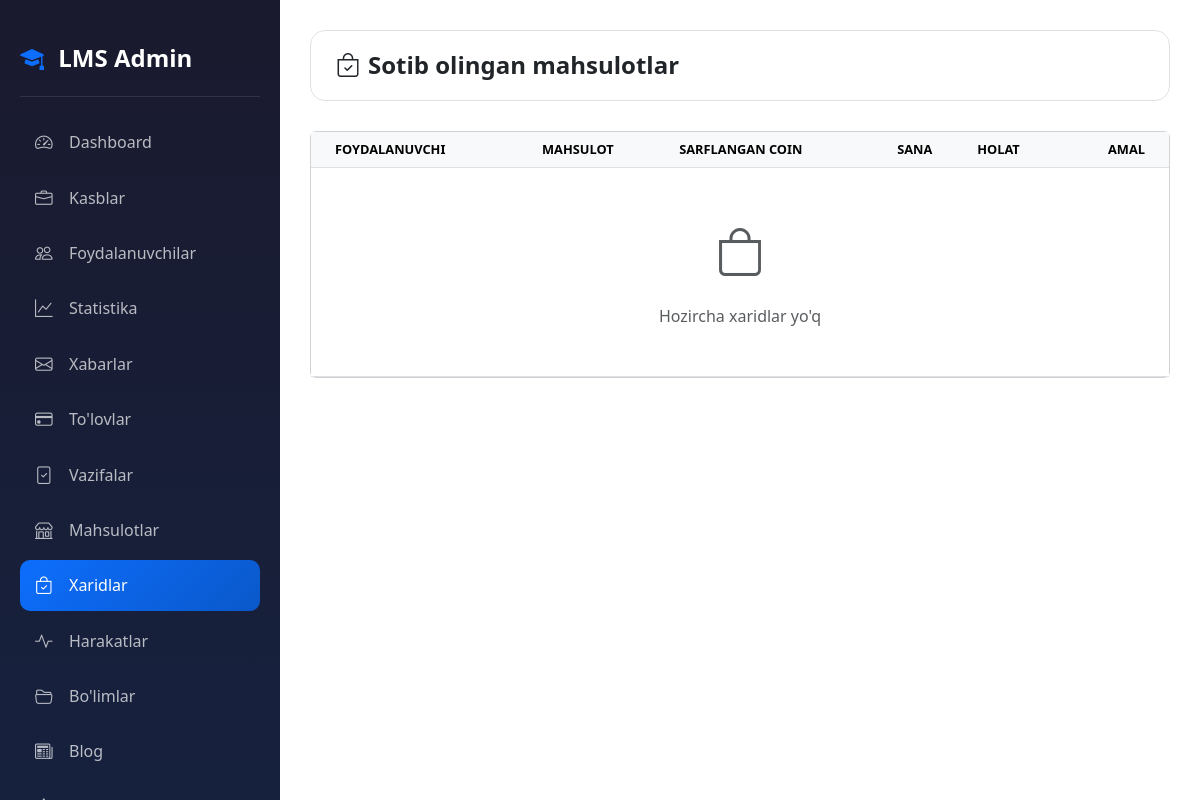
Before: /dashboard/purchases/ (signed in) with the older database file.
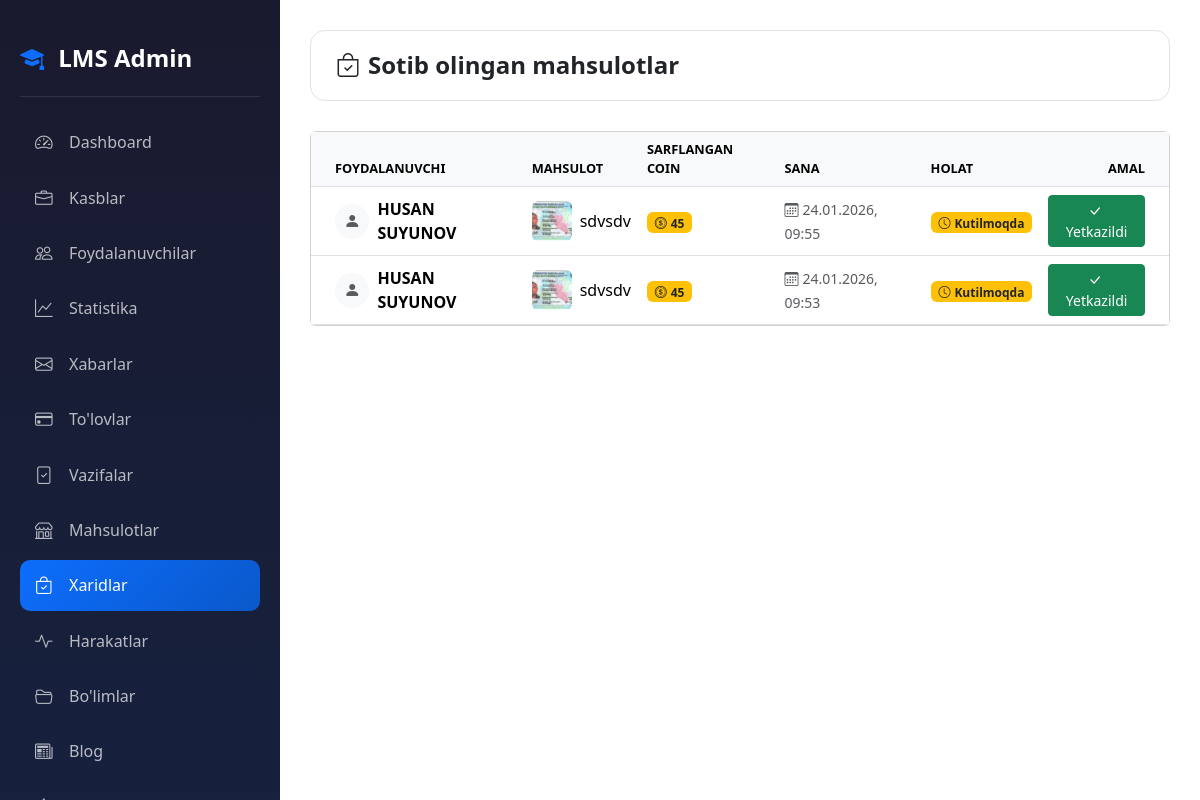
After: the same page with the newer database file.
### coin/models.py (models this page shows, shortened)
class ProductPurchase(models.Model):
    product = models.ForeignKey(Product, on_delete=models.CASCADE, related_name='purchases')
    user = models.ForeignKey(settings.AUTH_USER_MODEL, on_delete=models.CASCADE, related_name='purchases')
    coins_spent = models.PositiveIntegerField(verbose_name="Sarflangan coin")
    purchased_at = models.DateTimeField(auto_now_add=True)
    is_delivered = models.BooleanField(default=False, verbose_name="Yetkazildi")
    class Meta:
        ordering = ['-purchased_at']
        verbose_name = "Xarid"
        verbose_name_plural = "Xaridlar"

class Product(models.Model):
    name = models.CharField(max_length=200, verbose_name="Mahsulot nomi")
    description = models.TextField(verbose_name="Mahsulot haqida")
    image = models.ImageField(upload_to='products/', verbose_name="Rasm")
    coin_price = models.PositiveIntegerField(verbose_name="Narxi (Coin)")
    stock = models.PositiveIntegerField(default=0, verbose_name="Omborda")
    is_active = models.BooleanField(default=True, verbose_name="Faol")
    created_at = models.DateTimeField(auto_now_add=True)
    class Meta:
        ordering = ['-created_at']
        verbose_name = "Mahsulot"
        verbose_name_plural = "Mahsulotlar"

### accounts/models.py (models this page shows, shortened)
class CustomUser(AbstractUser):
    ROLE_CHOICES = (
        ('admin', 'Admin'),
        ('teacher', "O'qituvchi"),
        ('student', "O'quvchi"),
    )
    first_name = models.CharField(max_length=100, verbose_name="Ism")
    last_name = models.CharField(max_length=100, verbose_name="Familiya")
    phone = models.CharField(max_length=20, unique=True, verbose_name="Telefon raqam")
    role = models.CharField(
        max_length=20,
        choices=ROLE_CHOICES,
        default='student',
        verbose_name="Rol"
    )
    photo = models.ImageField(
        upload_to='profiles/',
        blank=True,
        null=True,
        verbose_name="Profil rasmi"
    )
    profession = models.ForeignKey(
        'Profession',
        on_delete=models.SET_NULL,
        null=True,
        blank=True,
        related_name='students',
        verbose_name="Yo'nalish"
    )
    is_blocked = models.BooleanField(default=False, verbose_name="Bloklangan")
    last_activity = models.DateTimeField(null=True, blank=True, verbose_name="Oxirgi faollik")
    bio = models.TextField(blank=True, null=True, verbose_name="O'zi haqida")
    coins = models.IntegerField(default=0, verbose_name="Coinlar")
    total_online_time = models.IntegerField(default=0, verbose_name="Jami online vaqt (daqiqa)")
    address = models.CharField(max_length=300, blank=True, null=True, verbose_name="Yashash manzili")
    birth_date = models.DateField(null=True, blank=True, verbose_name="Tug'ilgan kuni")
    id_card = models.FileField(
        upload_to='documents/id_cards/',
        blank=True,
        null=True,
        verbose_name="ID karta / Pasport"
    )
    birth_certificate = models.FileField(
        upload_to='documents/birth_certificates/',
        blank=True,
        null=True,
        verbose_name="Tug'ilganlik haqida guvohnoma"
    )
    @property
    def is_admin(self):
        return self.role == 'admin'
    @property
    def full_name(self):
        return f"{self.first_name} {self.last_name}".strip()
    class Meta:
        verbose_name = "Foydalanuvchi"
        verbose_name_plural = "Foydalanuvchilar"

### coin/views.py (the view)
# urls.py: path('dashboard/purchases/', views.admin_purchases, name='admin_purchases'),
@login_required
def admin_purchases(request):
    if not request.user.is_admin:
        return redirect('home')
    purchases = ProductPurchase.objects.all().select_related('product', 'user')
    return render(request, 'coin/admin/purchases.html', {'purchases': purchases})

### accounts/management/commands/check_birthdays.py (called while the page is built, shortened)
    def handle(self, *args, **kwargs):
        today = timezone.now().date()
        users = CustomUser.objects.filter(birth_date__day=today.day, birth_date__month=today.month)
        if not users.exists():
            self.stdout.write(self.style.SUCCESS('No birthdays today.'))
            return

### coin/templates/coin/admin/purchases.html (shortened to what the changed rows need)
{% extends 'accounts/admin/base_admin.html' %}
{% block admin_content %}
<div class="top-bar">
    <h1 class="page-title"><i class="bi bi-bag-check me-2"></i>Sotib olingan mahsulotlar</h1>
</div>
<div class="card">
        <div class="card-body p-0">
            <div class="table-responsive">
                <table class="table table-hover mb-0">
                    <thead class="table-light">
                        <tr>
                            <th class="ps-4">Foydalanuvchi</th>
                            <th>Mahsulot</th>
                            <th>Sarflangan coin</th>
                            <th>Sana</th>
                            <th>Holat</th>
                            <th class="text-end pe-4">Amal</th>
                        </tr>
                    </thead>
                    <tbody>
                        {% for purchase in purchases %}
                        <tr>
                            <td class="ps-4 align-middle">
                                <div class="d-flex align-items-center gap-2">
                                    {% if purchase.user.photo %}
                                    <img src="{{ purchase.user.photo.url }}" class="rounded-circle" width="35" height="35" style="object-fit: cover;">
                                    {% else %}
                                    <div class="rounded-circle bg-light d-flex align-items-center justify-content-center" style="width: 35px; height: 35px;">
                                        <i class="bi bi-person-fill text-muted"></i>
                                    </div>
                                    {% endif %}
                                    <span class="fw-bold">{{ purchase.user.full_name }}</span>
                                </div>
                            </td>
                            <td class="align-middle">
                                <div class="d-flex align-items-center gap-2">
                                    {% if purchase.product.image %}
                                    <img src="{{ purchase.product.image.url }}" class="rounded" width="40" height="40" style="object-fit: cover;">
                                    {% endif %}
                                    <span>{{ purchase.product.name }}</span>
                                </div>
                            </td>
                            <td class="align-middle">
                                <span class="badge bg-warning text-dark">
                                    <i class="bi bi-coin me-1"></i>{{ purchase.coins_spent }}
                                </span>
                            </td>
                            <td class="align-middle">
                                <small class="text-muted">
                                    <i class="bi bi-calendar3 me-1"></i>{{ purchase.purchased_at|date:"d.m.Y, H:i" }}
                                </small>
                            </td>
                            <td class="align-middle">
                                {% if purchase.is_delivered %}
                                <span class="badge bg-success">
                                    <i class="bi bi-check-circle me-1"></i>Yetkazilgan
                                </span>
                                {% else %}
                                <span class="badge bg-warning text-dark">
                                    <i class="bi bi-clock me-1"></i>Kutilmoqda
                                </span>
                                {% endif %}
                            </td>
                            <td class="align-middle text-end pe-4">
                                {% if not purchase.is_delivered %}
                                <form method="post" action="{% url 'coin:admin_mark_delivered' purchase.pk %}" class="d-inline">
                                    <button type="submit" class="btn btn-sm btn-success">
                                        <i class="bi bi-check-lg me-1"></i>Yetkazildi
                                    </button>
                                </form>
                                {% else %}
                                <span class="text-success">
                                    <i class="bi bi-check-circle-fill"></i>
                                </span>
                                {% endif %}
                            </td>
                        </tr>
                        {% empty %}
                        <tr>
                            <td colspan="6" class="text-center py-5">
                                <i class="bi bi-bag text-muted" style="font-size: 3rem;"></i>
                                <p class="text-muted mt-3 mb-0">Hozircha xaridlar yo'q</p>
                            </td>
                        </tr>
                        {% endfor %}
                    </tbody>
                </table>
            </div>
        </div>
</div>
{% endblock %}

Changed rows visible on the page:
added ProductPurchase: user.full_name "HUSAN SUYUNOV", product.image (picture), product.name "sdvsdv", coins_spent "45", purchased_at "24.01.2026, 09:55", is_delivered False (drawn)
added ProductPurchase: user.full_name "HUSAN SUYUNOV", product.image (picture), product.name "sdvsdv", coins_spent "45", purchased_at "24.01.2026, 09:53", is_delivered False (drawn)
Other visible differences:
text no longer shown: "Hozircha xaridlar yo'q"
